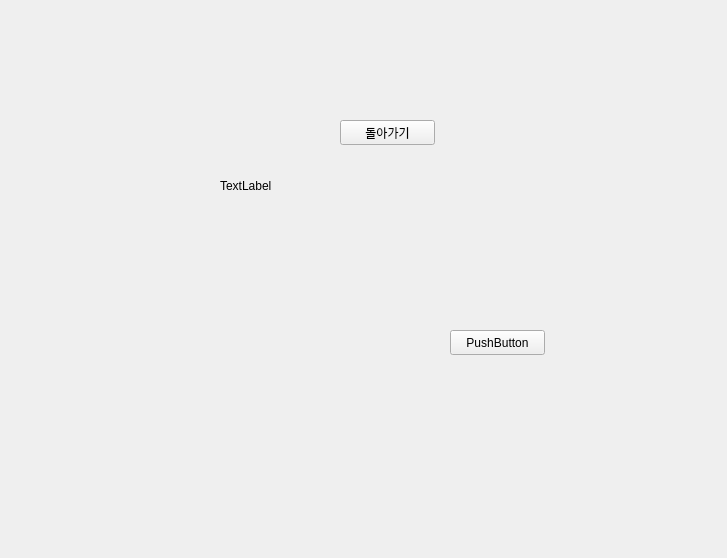
<?xml version="1.0" encoding="UTF-8"?>
<ui version="4.0">
 <class>Form</class>
 <widget class="QWidget" name="Form">
  <property name="geometry">
   <rect>
    <x>0</x>
    <y>0</y>
    <width>727</width>
    <height>558</height>
   </rect>
  </property>
  <property name="windowTitle">
   <string>Form</string>
  </property>
  <widget class="QStackedWidget" name="stackedWidget">
   <property name="geometry">
    <rect>
     <x>60</x>
     <y>30</y>
     <width>561</width>
     <height>401</height>
    </rect>
   </property>
   <property name="currentIndex">
    <number>1</number>
   </property>
   <widget class="QWidget" name="page">
    <widget class="QLabel" name="label">
     <property name="geometry">
      <rect>
       <x>100</x>
       <y>120</y>
       <width>67</width>
       <height>16</height>
      </rect>
     </property>
     <property name="text">
      <string>first</string>
     </property>
    </widget>
    <widget class="QPushButton" name="btn_2">
     <property name="geometry">
      <rect>
       <x>310</x>
       <y>230</y>
       <width>95</width>
       <height>25</height>
      </rect>
     </property>
     <property name="text">
      <string>다음페이지</string>
     </property>
    </widget>
   </widget>
   <widget class="QWidget" name="page_2">
    <widget class="QPushButton" name="btn_3">
     <property name="geometry">
      <rect>
       <x>390</x>
       <y>300</y>
       <width>95</width>
       <height>25</height>
      </rect>
     </property>
     <property name="text">
      <string>PushButton</string>
     </property>
    </widget>
    <widget class="QLabel" name="label_2">
     <property name="geometry">
      <rect>
       <x>160</x>
       <y>130</y>
       <width>141</width>
       <height>51</height>
      </rect>
     </property>
     <property name="text">
      <string>TextLabel</string>
     </property>
    </widget>
    <widget class="QPushButton" name="btn_back">
     <property name="geometry">
      <rect>
       <x>280</x>
       <y>90</y>
       <width>95</width>
       <height>25</height>
      </rect>
     </property>
     <property name="text">
      <string>돌아가기</string>
     </property>
    </widget>
   </widget>
  </widget>
 </widget>
 <resources/>
 <connections/>
</ui>
